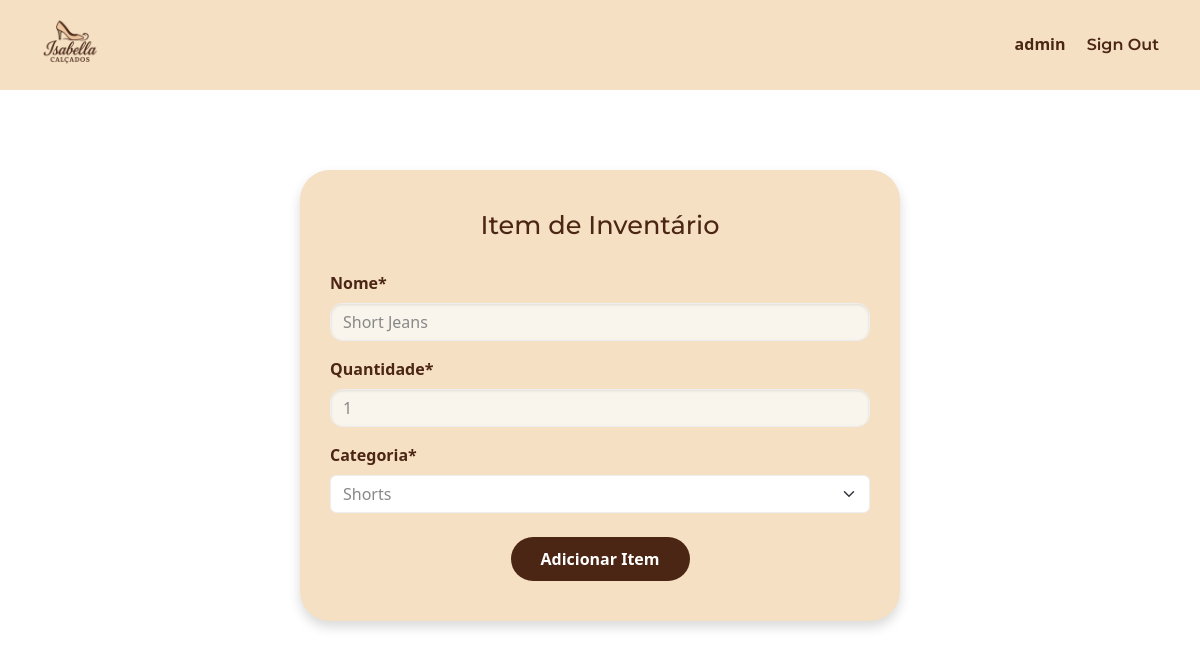
Page /edit-item/2 (signed in) on the earlier database version.
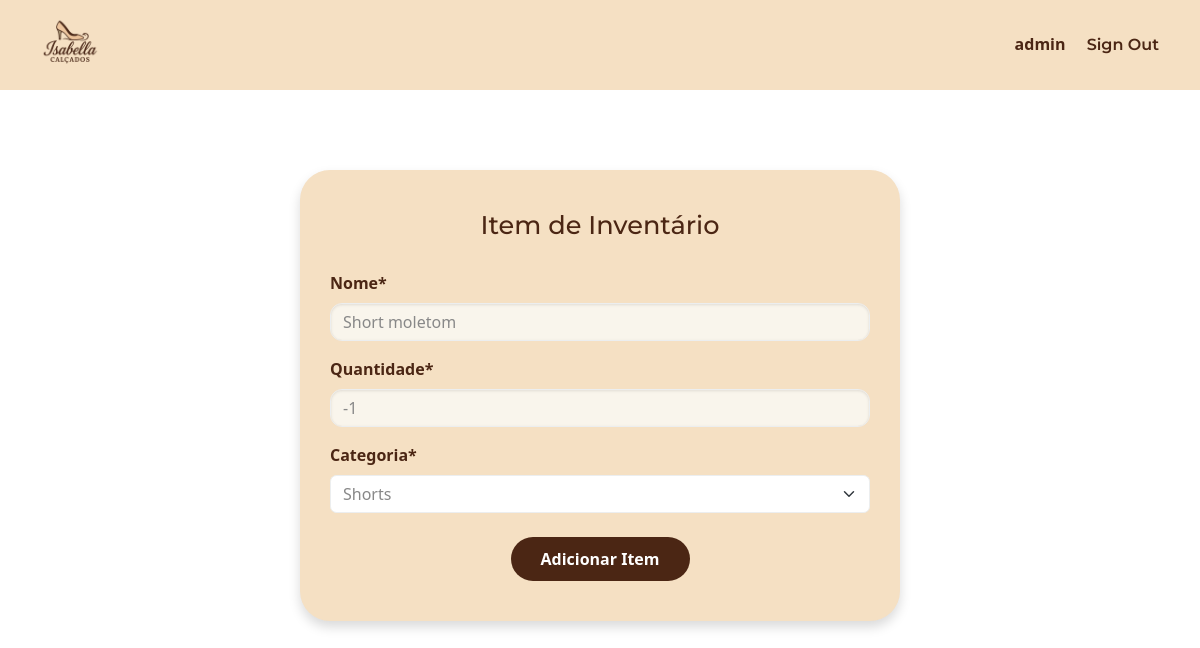
Same page on the later database version.
### inventory/models.py (models this page shows, shortened)
class InventoryItem(models.Model):
    nome = models.CharField(max_length=200)
    quantidade = models.IntegerField()
    categoria = models.ForeignKey('Categoria', on_delete=models.CASCADE)
    preco = models.DecimalField(max_digits=10, decimal_places=2, default=0.00)
    date_created = models.DateTimeField(auto_now_add=True)
    user = models.ForeignKey(User, on_delete=models.CASCADE)

class Categoria(models.Model):
    nome = models.CharField(max_length=200)
    class Meta:
        verbose_name_plural = 'categorias'
    def __str__(self):
        return self.nome

### inventory/views.py (the view)
# urls.py: path('edit-item/<int:pk>', EditItem.as_view(), name= 'edit-item'),
class EditItem(LoginRequiredMixin, UpdateView):
    model = InventoryItem
    form_class = InventoryItemForm
    template_name = 'inventory/item_form.html'
    success_url = reverse_lazy('dashboard')

### inventory/forms.py
class InventoryItemForm(forms.ModelForm):
    categoria = forms.ModelChoiceField(queryset=Categoria.objects.all(), initial=0)
    class Meta:
        model = InventoryItem
        fields = ['nome', 'quantidade', 'categoria']

### inventory/templates/inventory/item_form.html (shortened to what this page needs)
{% extends 'inventory/base.html' %}
{% load crispy_forms_tags %}
{% block content %}
<div class="item-form-container">
    <h1>Item de Inventário</h1>
    <form method="POST">
        {{ form|crispy }}
        <div class="text-center mt-4">
            <button type="submit" class="btn-marrom">Adicionar Item</button>
        </div>
    </form>
</div>
{% endblock %}

Differences in the rows shown:
changed InventoryItem "Shorts": nome "Short Jeans" → "Short moletom"; quantidade "1" → "-1"
